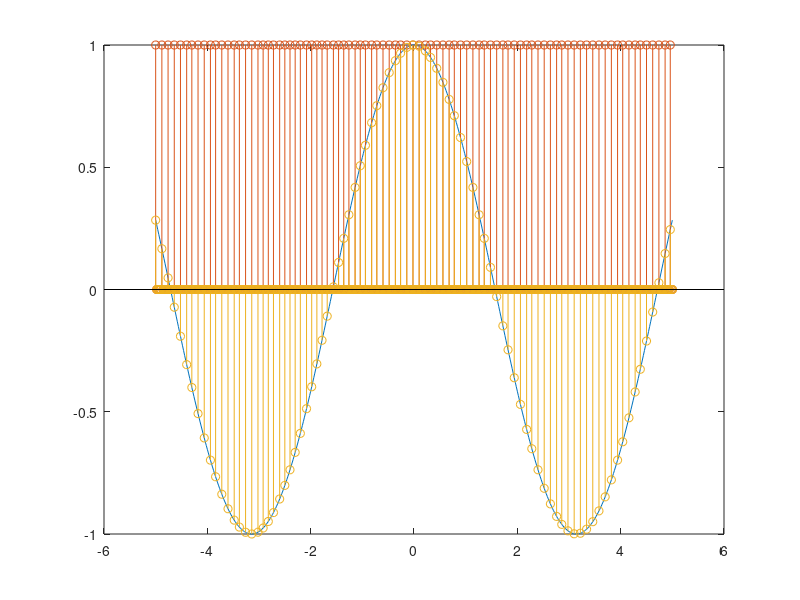

MATLAB code to generate this figure:
close all;
clear;

t_range = (-5:0.02:5)';

f = cos(t_range);

figure(1);

delta_T = 0.1;
pulse_train = zeros(length(t_range), 1);
last_t = t_range(1);
pulse_train(1) = 1;
for i = 2:length(t_range)
    if (t_range(i) - last_t >= delta_T)
        last_t = t_range(i);
        pulse_train(i) = 1;
    end
end

samples = zeros(length(t_range), 1);
for i = 1:length(pulse_train)
    samples(i) = f(i) * pulse_train(i);
end

plot(t_range, f);
hold on;
stem(t_range, pulse_train);
hold on;
stem(t_range, samples);
